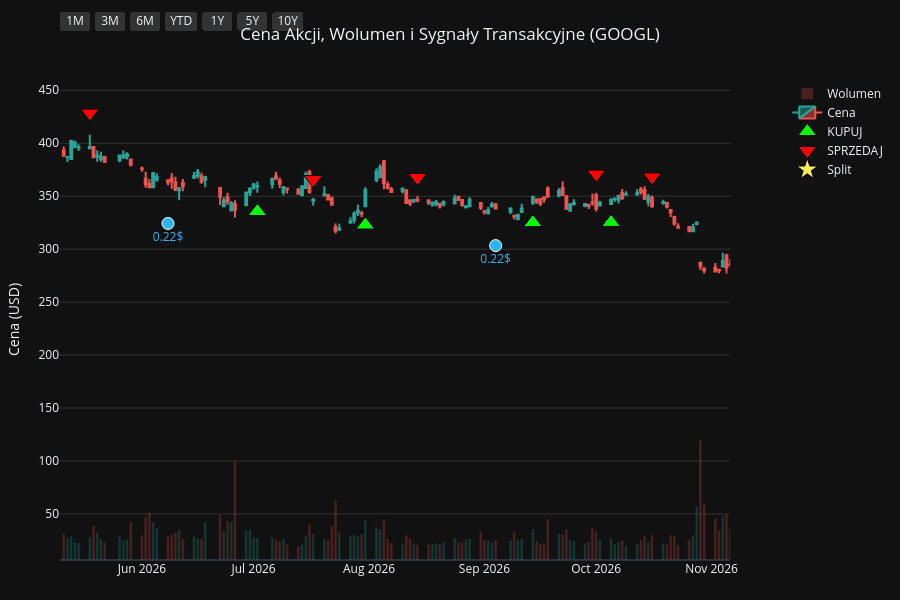
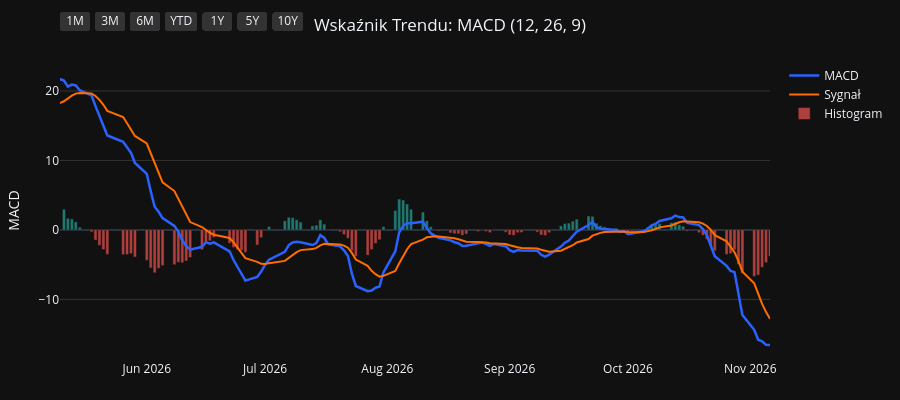
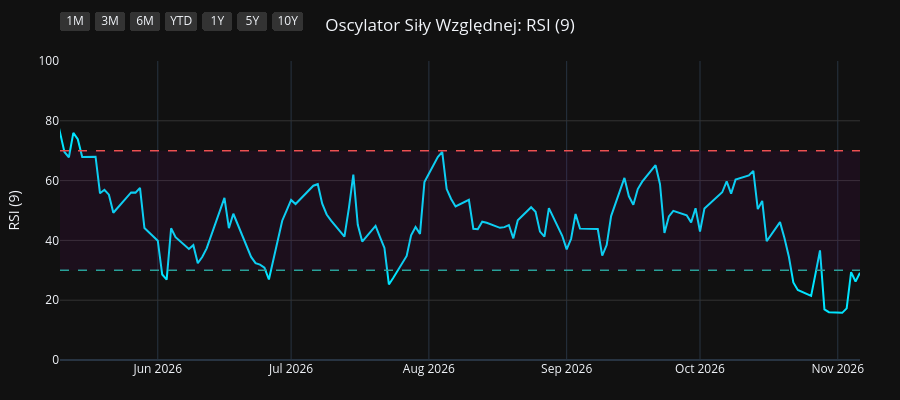
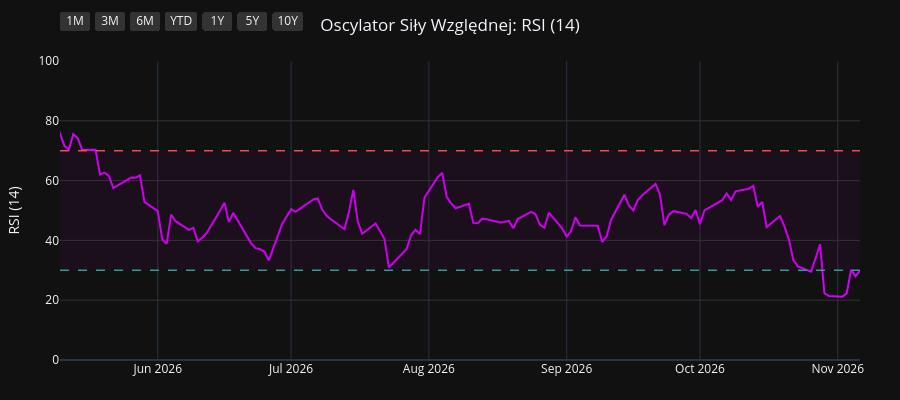

These figures' notebook cell, in order:
### Code cell
import os
import yfinance as yf
import pandas as pd
import pandas_ta as ta
import plotly.graph_objects as go
from plotly.subplots import make_subplots

# 1. Pobranie i przygotowanie danych
symbol = os.environ.get("STOCK_TICKER", "").strip().upper()
if not symbol:
    raise RuntimeError("Set STOCK_TICKER before running price_extractor.ipynb")
df = yf.Ticker(symbol).history(period="10y")
df.index = df.index.tz_localize(None)

# Wskaźniki i sygnały
df.ta.macd(fast=12, slow=26, signal=9, append=True)
df.ta.rsi(length=9, append=True)
df.ta.rsi(length=14, append=True)
df.ta.rsi(length=21, append=True)
df.dropna(inplace=True)

macd = df['MACD_12_26_9']
signal = df['MACDs_12_26_9']
wczorajszy_macd = macd.shift(1)
wczorajszy_signal = signal.shift(1)

df['Decyzja'] = 'BRAK'
df.loc[(macd > signal) & (wczorajszy_macd <= wczorajszy_signal), 'Decyzja'] = 'KUPUJ'
df.loc[(macd < signal) & (wczorajszy_macd >= wczorajszy_signal), 'Decyzja'] = 'SPRZEDAJ'

df_kupuj = df[df['Decyzja'] == 'KUPUJ']
df_sprzedaj = df[df['Decyzja'] == 'SPRZEDAJ']
df_dywidendy = df[df['Dividends'] > 0]
df_splity = df[df['Stock Splits'] > 0]

# Wspólna konfiguracja osi X
konfiguracja_osi_x = dict(
    type="date",
    showspikes=True, spikemode="across", spikesnap="cursor", spikedash="dot", spikecolor="#ffffff", spikethickness=1, hoverformat="%Y-%m-%d",
    rangeselector=dict(
        buttons=list([
            dict(count=1, label="1M", step="month", stepmode="backward"),
            dict(count=3, label="3M", step="month", stepmode="backward"),
            dict(count=6, label="6M", step="month", stepmode="backward"),
            dict(count=1, label="YTD", step="year", stepmode="todate"),
            dict(count=1, label="1Y", step="year", stepmode="backward"),
            dict(count=5, label="5Y", step="year", stepmode="backward"),
            dict(step="all", label="10Y")
        ]),
        bgcolor="#333333", activecolor="#2962ff", x=0, y=1.1
    )
)

# ==========================================
# WYKRES 1: CENA + WOLUMEN + SYGNAŁY
# ==========================================
fig1 = make_subplots(specs=[[{"secondary_y": True}]])

kolory_wolumenu = ['#26a69a' if row['Close'] >= row['Open'] else '#ef5350' for index, row in df.iterrows()]
fig1.add_trace(go.Bar(x=df.index, y=df['Volume'], marker_color=kolory_wolumenu, opacity=0.25, name='Wolumen'), secondary_y=True)
fig1.add_trace(go.Candlestick(x=df.index, open=df['Open'], high=df['High'], low=df['Low'], close=df['Close'], name='Cena', increasing_line_color='#26a69a', decreasing_line_color='#ef5350'), secondary_y=False)
fig1.add_trace(go.Scatter(x=df_kupuj.index, y=df_kupuj['Low'] * 0.95, customdata=df_kupuj[['Low', 'High']], mode='markers', marker=dict(symbol='triangle-up', size=16, color='#00ff00', line=dict(width=1, color='black')), name='KUPUJ', hovertemplate='KUPUJ<br>Najniższa: %{customdata[0]:.2f}<br>Najwyższa: %{customdata[1]:.2f}<extra></extra>'), secondary_y=False)
fig1.add_trace(go.Scatter(x=df_sprzedaj.index, y=df_sprzedaj['High'] * 1.05, customdata=df_sprzedaj[['Low', 'High']], mode='markers', marker=dict(symbol='triangle-down', size=16, color='#ff0000', line=dict(width=1, color='black')), name='SPRZEDAJ', hovertemplate='SPRZEDAJ<br>Najniższa: %{customdata[0]:.2f}<br>Najwyższa: %{customdata[1]:.2f}<extra></extra>'), secondary_y=False)

if not df_dywidendy.empty:
    fig1.add_trace(go.Scatter(x=df_dywidendy.index, y=df_dywidendy['Low'] * 0.90, mode='markers+text', marker=dict(symbol='circle', size=12, color='#29b6f6', line=dict(width=1, color='white')), text=df_dywidendy['Dividends'].apply(lambda x: f"{x}$"), textposition="bottom center", name='Dywidenda', showlegend=False, hovertemplate='Dywidenda: %{text}<extra></extra>', textfont=dict(color="#29b6f6")), secondary_y=False)
if not df_splity.empty:
                    fig1.add_trace(go.Scatter(x=df_splity.index, y=df_splity['High'], mode='markers+text', marker=dict(symbol='star', size=16, color='#ffee58', line=dict(width=1, color='black')), text=df_splity['Stock Splits'].apply(lambda x: f"{x:g}:1" if x >= 1 else f"1:{1 / x:g}"), textposition="top center", name='Split', hovertemplate='%{text}<extra></extra>', textfont=dict(color="#ffee58")), secondary_y=False)

fig1.update_layout(title=dict(text=f"Cena Akcji, Wolumen i Sygnały Transakcyjne ({symbol})", x=0.5, xanchor='center'), dragmode='pan', xaxis_rangeslider_visible=False, template='plotly_dark', height=600, hovermode='x unified', margin=dict(l=60, r=40, t=60, b=40))
fig1.update_xaxes(**konfiguracja_osi_x)
fig1.update_xaxes(range=[df.index.max() - pd.Timedelta(days=180), df.index.max()])
fig1.update_yaxes(title_text="Cena (USD)", secondary_y=False, gridcolor='#333333')
fig1.update_yaxes(range=[0, df['Volume'].max() * 4], showgrid=False, showticklabels=False, secondary_y=True)
fig1.show(config={'scrollZoom': True})

# ==========================================
# WYKRES 2: WSKAŹNIK MACD
# ==========================================
fig2 = go.Figure()
fig2.add_trace(go.Scatter(x=df.index, y=df['MACD_12_26_9'], line=dict(color='#2962ff', width=2.5), name='MACD'))
fig2.add_trace(go.Scatter(x=df.index, y=df['MACDs_12_26_9'], line=dict(color='#ff6d00', width=2), name='Sygnał'))
kolory_macd = ['#26a69a' if val >= 0 else '#ef5350' for val in df['MACDh_12_26_9']]
fig2.add_trace(go.Bar(x=df.index, y=df['MACDh_12_26_9'], marker_color=kolory_macd, name='Histogram', opacity=0.7))
fig2.update_layout(title=dict(text="Wskaźnik Trendu: MACD (12, 26, 9)", x=0.5, xanchor='center'), dragmode='pan', xaxis_rangeslider_visible=False, template='plotly_dark', height=400, hovermode='x unified', margin=dict(l=60, r=40, t=60, b=40))
fig2.update_xaxes(**konfiguracja_osi_x)
fig2.update_xaxes(range=[df.index.max() - pd.Timedelta(days=180), df.index.max()])
fig2.update_yaxes(title_text="MACD", gridcolor='#333333')
fig2.show(config={'scrollZoom': True})

# ==========================================
# WYKRES 3: OSCYLATOR RSI (9)
# ==========================================
fig3 = go.Figure()
fig3.add_trace(go.Scatter(x=df.index, y=df['RSI_9'], line=dict(color='#00e5ff', width=2), name='RSI (9)'))
fig3.add_hline(y=70, line_dash="dash", line_color="#ef5350", line_width=1.5)
fig3.add_hline(y=30, line_dash="dash", line_color="#26a69a", line_width=1.5)
fig3.add_hrect(y0=30, y1=70, line_width=0, fillcolor="purple", opacity=0.1)
fig3.update_layout(title=dict(text="Oscylator Siły Względnej: RSI (9)", x=0.5, xanchor='center'), dragmode='pan', xaxis_rangeslider_visible=False, template='plotly_dark', height=400, hovermode='x unified', margin=dict(l=60, r=40, t=60, b=40))
fig3.update_xaxes(**konfiguracja_osi_x)
fig3.update_xaxes(range=[df.index.max() - pd.Timedelta(days=180), df.index.max()])
fig3.update_yaxes(title_text="RSI (9)", range=[0, 100], gridcolor='#333333')
fig3.show(config={'scrollZoom': True})

# ==========================================
# WYKRES 4: OSCYLATOR RSI (14)
# ==========================================
fig4 = go.Figure()
fig4.add_trace(go.Scatter(x=df.index, y=df['RSI_14'], line=dict(color='#d500f9', width=2), name='RSI (14)'))
fig4.add_hline(y=70, line_dash="dash", line_color="#ef5350", line_width=1.5)
fig4.add_hline(y=30, line_dash="dash", line_color="#26a69a", line_width=1.5)
fig4.add_hrect(y0=30, y1=70, line_width=0, fillcolor="purple", opacity=0.1)
fig4.update_layout(title=dict(text="Oscylator Siły Względnej: RSI (14)", x=0.5, xanchor='center'), dragmode='pan', xaxis_rangeslider_visible=False, template='plotly_dark', height=400, hovermode='x unified', margin=dict(l=60, r=40, t=60, b=40))
fig4.update_xaxes(**konfiguracja_osi_x)
fig4.update_xaxes(range=[df.index.max() - pd.Timedelta(days=180), df.index.max()])
fig4.update_yaxes(title_text="RSI (14)", range=[0, 100], gridcolor='#333333')
fig4.show(config={'scrollZoom': True})

# ==========================================
# WYKRES 5: OSCYLATOR RSI (21)
# ==========================================
fig5 = go.Figure()
fig5.add_trace(go.Scatter(x=df.index, y=df['RSI_21'], line=dict(color='#64dd17', width=2), name='RSI (21)'))
fig5.add_hline(y=70, line_dash="dash", line_color="#ef5350", line_width=1.5)
fig5.add_hline(y=30, line_dash="dash", line_color="#26a69a", line_width=1.5)
fig5.add_hrect(y0=30, y1=70, line_width=0, fillcolor="purple", opacity=0.1)
fig5.update_layout(title=dict(text="Oscylator Siły Względnej: RSI (21)", x=0.5, xanchor='center'), dragmode='pan', xaxis_rangeslider_visible=False, template='plotly_dark', height=400, hovermode='x unified', margin=dict(l=60, r=40, t=60, b=40))
fig5.update_xaxes(**konfiguracja_osi_x)
fig5.update_xaxes(range=[df.index.max() - pd.Timedelta(days=180), df.index.max()])
fig5.update_yaxes(title_text="RSI (21)", range=[0, 100], gridcolor='#333333')
fig5.show(config={'scrollZoom': True})

### Figure 1 — Plotly figure (JSON) as saved in the notebook; plotly's stock layout.template omitted (floating-point values rounded to 4 significant figures; data arrays with more than 128 entries replaced by an {"elided": "..."} marker saying what was removed)
{"data": [{"marker": {"color": {"elided": "2481 str values"}}, "name": "Wolumen", "opacity": 0.25, "type": "bar", "x": {"elided": "2481 str values"}, "xaxis": "x", "y": {"elided": "2481 int values"}, "yaxis": "y2"}, {"close": {"elided": "2481 float values"}, "decreasing": {"line": {"color": "#ef5350"}}, "high": {"elided": "2481 float values"}, "increasing": {"line": {"color": "#26a69a"}}, "low": {"elided": "2481 float values"}, "name": "Cena", "open": {"elided": "2481 float values"}, "type": "candlestick", "x": {"elided": "2481 str values"}, "xaxis": "x", "yaxis": "y"}, {"customdata": {"elided": "107x2 float values"}, "hovertemplate": "KUPUJ<br>Najniższa: %{customdata[0]:.2f}<br>Najwyższa: %{customdata[1]:.2f}<extra></extra>", "marker": {"color": "#00ff00", "line": {"color": "black", "width": 1}, "size": 16, "symbol": "triangle-up"}, "mode": "markers", "name": "KUPUJ", "type": "scatter", "x": ["2017-01-09T00:00:00", "2017-01-23T00:00:00", "2017-02-15T00:00:00", "2017-03-09T00:00:00", "2017-04-18T00:00:00", "2017-05-25T00:00:00", "2017-07-12T00:00:00", "2017-08-23T00:00:00", "2017-09-20T00:00:00", "2017-09-27T00:00:00", "2017-10-30T00:00:00", "2017-11-28T00:00:00", "2017-12-14T00:00:00", "2018-01-03T00:00:00", "2018-02-21T00:00:00", "2018-03-07T00:00:00", "2018-04-12T00:00:00", "2018-05-04T00:00:00", "2018-05-31T00:00:00", "2018-07-11T00:00:00", "2018-08-30T00:00:00", "2018-09-25T00:00:00", "2018-11-02T00:00:00", "2018-11-06T00:00:00", "2018-11-26T00:00:00", "2018-12-28T00:00:00", "2019-01-30T00:00:00", "2019-02-13T00:00:00", "2019-03-01T00:00:00", "2019-04-16T00:00:00", "2019-06-13T00:00:00", "2019-09-05T00:00:00", "2019-09-25T00:00:00", "2019-10-15T00:00:00", "2019-12-06T00:00:00", "2020-01-06T00:00:00", "2020-02-11T00:00:00", "2020-03-26T00:00:00", "2020-05-20T00:00:00", "2020-07-06T00:00:00", "2020-08-18T00:00:00", "2020-10-02T00:00:00", "2020-12-04T00:00:00", "2021-01-08T00:00:00", "2021-01-19T00:00:00", "2021-04-01T00:00:00", "2021-04-28T00:00:00", "2021-05-25T00:00:00", "2021-07-06T00:00:00", "2021-07-23T00:00:00", "2021-08-25T00:00:00", "2021-10-11T00:00:00", "2021-10-14T00:00:00", "2021-10-27T00:00:00", "2021-11-18T00:00:00", "2021-12-09T00:00:00", "2021-12-15T00:00:00", "2021-12-23T00:00:00", "2022-02-01T00:00:00", "2022-03-02T00:00:00", "2022-03-16T00:00:00", "2022-05-13T00:00:00", "2022-05-27T00:00:00", "2022-06-22T00:00:00", "2022-07-21T00:00:00", "2022-07-29T00:00:00", "2022-10-04T00:00:00", "2022-11-11T00:00:00", "2023-01-09T00:00:00", "2023-03-07T00:00:00", "2023-03-14T00:00:00", "2023-05-10T00:00:00", "2023-07-14T00:00:00", "2023-07-26T00:00:00", "2023-08-29T00:00:00", "2023-10-06T00:00:00", "2023-11-08T00:00:00", "2023-12-18T00:00:00", "2024-01-10T00:00:00", "2024-03-13T00:00:00", "2024-04-26T00:00:00", "2024-06-25T00:00:00", "2024-08-16T00:00:00", "2024-09-16T00:00:00", "2024-10-14T00:00:00", "2024-10-28T00:00:00", "2024-12-09T00:00:00", "2025-01-24T00:00:00", "2025-01-31T00:00:00", "2025-03-20T00:00:00", "2025-04-10T00:00:00", "2025-05-12T00:00:00", "2025-06-06T00:00:00", "2025-07-01T00:00:00", "2025-07-11T00:00:00", "2025-08-08T00:00:00", "2025-08-28T00:00:00", "2025-10-24T00:00:00", "2025-11-21T00:00:00", "2026-01-08T00:00:00", "2026-01-29T00:00:00", "2026-03-10T00:00:00", "2026-04-02T00:00:00", "2026-07-02T00:00:00", "2026-07-31T00:00:00", "2026-09-14T00:00:00", "2026-10-05T00:00:00"], "xaxis": "x", "y": [38.66, 38.99, 39.35, 40.12, 40.05, 46.01, 45.03, 44.01, 44.11, 44.32, 48.1, 49.62, 49.57, 50.51, 52.11, 51.28, 48.28, 47.9, 50.72, 54.36, 58.68, 55.24, 50.24, 49.57, 48.92, 49.03, 50.66, 52.98, 53.22, 57.64, 50.94, 56.12, 56.9, 57.45, 62.64, 63.57, 70.83, 51.38, 65.28, 69.5, 71.6, 68.1, 85.33, 82.87, 81.53, 98.41, 110.7, 110.8, 117.2, 122.1, 133.0, 130.7, 130.6, 131.2, 139.2, 138.4, 133.3, 137.8, 126.4, 125.2, 121.1, 106.9, 102.7, 103.9, 104.6, 106.4, 94.46, 88.38, 82.68, 88.02, 86.99, 101.6, 116.2, 120.8, 124.4, 126.1, 123.1, 124.6, 132.6, 130.8, 159.6, 169.0, 151.8, 147.7, 154.1, 154.7, 164.0, 187.0, 190.6, 152.2, 141.8, 147.7, 161.5, 164.3, 167.1, 186.7, 195.9, 241.9, 278.4, 304.8, 309.6, 289.9, 274.6, 335.5, 322.8, 325.0, 325.3], "yaxis": "y"}, {"customdata": {"elided": "107x2 float values"}, "hovertemplate": "SPRZEDAJ<br>Najniższa: %{customdata[0]:.2f}<br>Najwyższa: %{customdata[1]:.2f}<extra></extra>", "marker": {"color": "#ff0000", "line": {"color": "black", "width": 1}, "size": 16, "symbol": "triangle-down"}, "mode": "markers", "name": "SPRZEDAJ", "type": "scatter", "x": ["2017-01-20T00:00:00", "2017-01-30T00:00:00", "2017-03-06T00:00:00", "2017-03-21T00:00:00", "2017-05-17T00:00:00", "2017-06-01T00:00:00", "2017-07-27T00:00:00", "2017-09-18T00:00:00", "2017-09-26T00:00:00", "2017-10-23T00:00:00", "2017-11-13T00:00:00", "2017-11-29T00:00:00", "2017-12-27T00:00:00", "2018-02-02T00:00:00", "2018-03-02T00:00:00", "2018-03-20T00:00:00", "2018-04-30T00:00:00", "2018-05-29T00:00:00", "2018-06-25T00:00:00", "2018-08-01T00:00:00", "2018-08-31T00:00:00", "2018-10-08T00:00:00", "2018-11-05T00:00:00", "2018-11-20T00:00:00", "2018-12-17T00:00:00", "2019-01-29T00:00:00", "2019-02-11T00:00:00", "2019-02-15T00:00:00", "2019-03-26T00:00:00", "2019-04-30T00:00:00", "2019-08-06T00:00:00", "2019-09-24T00:00:00", "2019-09-27T00:00:00", "2019-11-20T00:00:00", "2019-12-23T00:00:00", "2020-01-27T00:00:00", "2020-02-21T00:00:00", "2020-05-19T00:00:00", "2020-06-03T00:00:00", "2020-07-24T00:00:00", "2020-09-08T00:00:00", "2020-11-19T00:00:00", "2020-12-07T00:00:00", "2021-01-12T00:00:00", "2021-02-22T00:00:00", "2021-04-27T00:00:00", "2021-05-04T00:00:00", "2021-06-18T00:00:00", "2021-07-19T00:00:00", "2021-08-11T00:00:00", "2021-09-08T00:00:00", "2021-10-12T00:00:00", "2021-10-25T00:00:00", "2021-11-17T00:00:00", "2021-11-22T00:00:00", "2021-12-14T00:00:00", "2021-12-16T00:00:00", "2022-01-03T00:00:00", "2022-02-17T00:00:00", "2022-03-07T00:00:00", "2022-04-07T00:00:00", "2022-05-24T00:00:00", "2022-06-14T00:00:00", "2022-07-14T00:00:00", "2022-07-22T00:00:00", "2022-08-22T00:00:00", "2022-10-27T00:00:00", "2022-12-08T00:00:00", "2023-02-09T00:00:00", "2023-03-10T00:00:00", "2023-04-18T00:00:00", "2023-06-02T00:00:00", "2023-07-21T00:00:00", "2023-08-11T00:00:00", "2023-09-20T00:00:00", "2023-10-20T00:00:00", "2023-12-01T00:00:00", "2024-01-04T00:00:00", "2024-01-31T00:00:00", "2024-04-16T00:00:00", "2024-05-23T00:00:00", "2024-07-12T00:00:00", "2024-09-04T00:00:00", "2024-10-11T00:00:00", "2024-10-17T00:00:00", "2024-11-18T00:00:00", "2024-12-30T00:00:00", "2025-01-27T00:00:00", "2025-02-05T00:00:00", "2025-03-31T00:00:00", "2025-05-09T00:00:00", "2025-06-04T00:00:00", "2025-06-18T00:00:00", "2025-07-09T00:00:00", "2025-08-05T00:00:00", "2025-08-19T00:00:00", "2025-09-24T00:00:00", "2025-11-13T00:00:00", "2025-12-08T00:00:00", "2026-01-21T00:00:00", "2026-02-04T00:00:00", "2026-03-24T00:00:00", "2026-05-18T00:00:00", "2026-07-17T00:00:00", "2026-08-14T00:00:00", "2026-10-01T00:00:00", "2026-10-16T00:00:00"], "xaxis": "x", "y": [43.12, 43.54, 44.15, 45.42, 49.98, 51.65, 50.42, 48.72, 49.1, 52.31, 54.54, 55.06, 55.56, 58.83, 56.52, 57.49, 54.0, 56.24, 60.12, 64.79, 65.14, 61.15, 55.82, 53.95, 55.25, 56.41, 57.9, 59.25, 62.8, 62.46, 61.44, 64.86, 64.75, 68.29, 70.82, 74.71, 78.58, 72.42, 75.36, 78.81, 80.9, 91.71, 95.13, 91.94, 108.2, 120.6, 120.9, 126.5, 131.3, 143.2, 150.2, 145.1, 143.5, 154.5, 155.8, 150.3, 153.6, 151.7, 142.6, 137.0, 142.7, 110.7, 112.3, 115.5, 116.8, 120.3, 99.26, 99.41, 104.0, 96.51, 110.8, 131.2, 125.8, 135.1, 143.6, 143.4, 137.4, 144.7, 149.8, 161.9, 185.4, 194.8, 165.6, 170.9, 173.5, 182.9, 201.0, 205.5, 201.2, 162.6, 162.0, 175.8, 184.7, 187.8, 207.0, 212.9, 264.3, 296.2, 335.8, 348.4, 359.8, 314.5, 428.5, 365.7, 367.7, 370.9, 368.2], "yaxis": "y"}, {"hovertemplate": "Dywidenda: %{text}<extra></extra>", "marker": {"color": "#29b6f6", "line": {"color": "white", "width": 1}, "size": 12, "symbol": "circle"}, "mode": "markers+text", "name": "Dywidenda", "showlegend": false, "text": ["0.2$", "0.2$", "0.2$", "0.2$", "0.21$", "0.21$", "0.21$", "0.21$", "0.22$", "0.22$"], "textfont": {"color": "#29b6f6"}, "textposition": "bottom center", "type": "scatter", "x": ["2024-06-10T00:00:00", "2024-09-09T00:00:00", "2024-12-09T00:00:00", "2025-03-10T00:00:00", "2025-06-09T00:00:00", "2025-09-08T00:00:00", "2025-12-08T00:00:00", "2026-03-09T00:00:00", "2026-06-08T00:00:00", "2026-09-04T00:00:00"], "xaxis": "x", "y": [154.2, 131.6, 155.4, 146.6, 156.4, 209.8, 279.6, 264.3, 324.3, 303.4], "yaxis": "y"}, {"hovertemplate": "%{text}<extra></extra>", "marker": {"color": "#ffee58", "line": {"color": "black", "width": 1}, "size": 16, "symbol": "star"}, "mode": "markers+text", "name": "Split", "text": ["20:1"], "textfont": {"color": "#ffee58"}, "textposition": "top center", "type": "scatter", "x": ["2022-07-18T00:00:00"], "xaxis": "x", "y": [112.6], "yaxis": "y"}], "layout": {"dragmode": "pan", "height": 600, "hovermode": "x unified", "margin": {"b": 40, "l": 60, "r": 40, "t": 60}, "title": {"text": "Cena Akcji, Wolumen i Sygnały Transakcyjne (GOOGL)", "x": 0.5, "xanchor": "center"}, "xaxis": {"anchor": "y", "domain": [0.0, 0.94], "hoverformat": "%Y-%m-%d", "range": ["2026-05-10T00:00:00", "2026-11-06T00:00:00"], "rangeselector": {"activecolor": "#2962ff", "bgcolor": "#333333", "buttons": [{"count": 1, "label": "1M", "step": "month", "stepmode": "backward"}, {"count": 3, "label": "3M", "step": "month", "stepmode": "backward"}, {"count": 6, "label": "6M", "step": "month", "stepmode": "backward"}, {"count": 1, "label": "YTD", "step": "year", "stepmode": "todate"}, {"count": 1, "label": "1Y", "step": "year", "stepmode": "backward"}, {"count": 5, "label": "5Y", "step": "year", "stepmode": "backward"}, {"label": "10Y", "step": "all"}], "x": 0, "y": 1.1}, "rangeslider": {"visible": false}, "showspikes": true, "spikecolor": "#ffffff", "spikedash": "dot", "spikemode": "across", "spikesnap": "cursor", "spikethickness": 1, "type": "date"}, "yaxis": {"anchor": "x", "domain": [0.0, 1.0], "gridcolor": "#333333", "title": {"text": "Cena (USD)"}}, "yaxis2": {"anchor": "x", "overlaying": "y", "range": [0, 558953200], "showgrid": false, "showticklabels": false, "side": "right"}}}

### Figure 2 — Plotly figure (JSON) as saved in the notebook; plotly's stock layout.template omitted (floating-point values rounded to 4 significant figures; data arrays with more than 128 entries replaced by an {"elided": "..."} marker saying what was removed)
{"data": [{"line": {"color": "#2962ff", "width": 2.5}, "name": "MACD", "type": "scatter", "x": {"elided": "2481 str values"}, "y": {"elided": "2481 float values"}}, {"line": {"color": "#ff6d00", "width": 2}, "name": "Sygnał", "type": "scatter", "x": {"elided": "2481 str values"}, "y": {"elided": "2481 float values"}}, {"marker": {"color": {"elided": "2481 str values"}}, "name": "Histogram", "opacity": 0.7, "type": "bar", "x": {"elided": "2481 str values"}, "y": {"elided": "2481 float values"}}], "layout": {"dragmode": "pan", "height": 400, "hovermode": "x unified", "margin": {"b": 40, "l": 60, "r": 40, "t": 60}, "title": {"text": "Wskaźnik Trendu: MACD (12, 26, 9)", "x": 0.5, "xanchor": "center"}, "xaxis": {"hoverformat": "%Y-%m-%d", "range": ["2026-05-10T00:00:00", "2026-11-06T00:00:00"], "rangeselector": {"activecolor": "#2962ff", "bgcolor": "#333333", "buttons": [{"count": 1, "label": "1M", "step": "month", "stepmode": "backward"}, {"count": 3, "label": "3M", "step": "month", "stepmode": "backward"}, {"count": 6, "label": "6M", "step": "month", "stepmode": "backward"}, {"count": 1, "label": "YTD", "step": "year", "stepmode": "todate"}, {"count": 1, "label": "1Y", "step": "year", "stepmode": "backward"}, {"count": 5, "label": "5Y", "step": "year", "stepmode": "backward"}, {"label": "10Y", "step": "all"}], "x": 0, "y": 1.1}, "rangeslider": {"visible": false}, "showspikes": true, "spikecolor": "#ffffff", "spikedash": "dot", "spikemode": "across", "spikesnap": "cursor", "spikethickness": 1, "type": "date"}, "yaxis": {"gridcolor": "#333333", "title": {"text": "MACD"}}}}

### Figure 3 — Plotly figure (JSON) as saved in the notebook; plotly's stock layout.template omitted (floating-point values rounded to 4 significant figures; data arrays with more than 128 entries replaced by an {"elided": "..."} marker saying what was removed)
{"data": [{"line": {"color": "#00e5ff", "width": 2}, "name": "RSI (9)", "type": "scatter", "x": {"elided": "2481 str values"}, "y": {"elided": "2481 float values"}}], "layout": {"dragmode": "pan", "height": 400, "hovermode": "x unified", "margin": {"b": 40, "l": 60, "r": 40, "t": 60}, "shapes": [{"line": {"color": "#ef5350", "dash": "dash", "width": 1.5}, "type": "line", "x0": 0, "x1": 1, "xref": "x domain", "y0": 70, "y1": 70, "yref": "y"}, {"line": {"color": "#26a69a", "dash": "dash", "width": 1.5}, "type": "line", "x0": 0, "x1": 1, "xref": "x domain", "y0": 30, "y1": 30, "yref": "y"}, {"fillcolor": "purple", "line": {"width": 0}, "opacity": 0.1, "type": "rect", "x0": 0, "x1": 1, "xref": "x domain", "y0": 30, "y1": 70, "yref": "y"}], "title": {"text": "Oscylator Siły Względnej: RSI (9)", "x": 0.5, "xanchor": "center"}, "xaxis": {"hoverformat": "%Y-%m-%d", "range": ["2026-05-10T00:00:00", "2026-11-06T00:00:00"], "rangeselector": {"activecolor": "#2962ff", "bgcolor": "#333333", "buttons": [{"count": 1, "label": "1M", "step": "month", "stepmode": "backward"}, {"count": 3, "label": "3M", "step": "month", "stepmode": "backward"}, {"count": 6, "label": "6M", "step": "month", "stepmode": "backward"}, {"count": 1, "label": "YTD", "step": "year", "stepmode": "todate"}, {"count": 1, "label": "1Y", "step": "year", "stepmode": "backward"}, {"count": 5, "label": "5Y", "step": "year", "stepmode": "backward"}, {"label": "10Y", "step": "all"}], "x": 0, "y": 1.1}, "rangeslider": {"visible": false}, "showspikes": true, "spikecolor": "#ffffff", "spikedash": "dot", "spikemode": "across", "spikesnap": "cursor", "spikethickness": 1, "type": "date"}, "yaxis": {"gridcolor": "#333333", "range": [0, 100], "title": {"text": "RSI (9)"}}}}

### Figure 4 — Plotly figure (JSON) as saved in the notebook; plotly's stock layout.template omitted (floating-point values rounded to 4 significant figures; data arrays with more than 128 entries replaced by an {"elided": "..."} marker saying what was removed)
{"data": [{"line": {"color": "#d500f9", "width": 2}, "name": "RSI (14)", "type": "scatter", "x": {"elided": "2481 str values"}, "y": {"elided": "2481 float values"}}], "layout": {"dragmode": "pan", "height": 400, "hovermode": "x unified", "margin": {"b": 40, "l": 60, "r": 40, "t": 60}, "shapes": [{"line": {"color": "#ef5350", "dash": "dash", "width": 1.5}, "type": "line", "x0": 0, "x1": 1, "xref": "x domain", "y0": 70, "y1": 70, "yref": "y"}, {"line": {"color": "#26a69a", "dash": "dash", "width": 1.5}, "type": "line", "x0": 0, "x1": 1, "xref": "x domain", "y0": 30, "y1": 30, "yref": "y"}, {"fillcolor": "purple", "line": {"width": 0}, "opacity": 0.1, "type": "rect", "x0": 0, "x1": 1, "xref": "x domain", "y0": 30, "y1": 70, "yref": "y"}], "title": {"text": "Oscylator Siły Względnej: RSI (14)", "x": 0.5, "xanchor": "center"}, "xaxis": {"hoverformat": "%Y-%m-%d", "range": ["2026-05-10T00:00:00", "2026-11-06T00:00:00"], "rangeselector": {"activecolor": "#2962ff", "bgcolor": "#333333", "buttons": [{"count": 1, "label": "1M", "step": "month", "stepmode": "backward"}, {"count": 3, "label": "3M", "step": "month", "stepmode": "backward"}, {"count": 6, "label": "6M", "step": "month", "stepmode": "backward"}, {"count": 1, "label": "YTD", "step": "year", "stepmode": "todate"}, {"count": 1, "label": "1Y", "step": "year", "stepmode": "backward"}, {"count": 5, "label": "5Y", "step": "year", "stepmode": "backward"}, {"label": "10Y", "step": "all"}], "x": 0, "y": 1.1}, "rangeslider": {"visible": false}, "showspikes": true, "spikecolor": "#ffffff", "spikedash": "dot", "spikemode": "across", "spikesnap": "cursor", "spikethickness": 1, "type": "date"}, "yaxis": {"gridcolor": "#333333", "range": [0, 100], "title": {"text": "RSI (14)"}}}}
